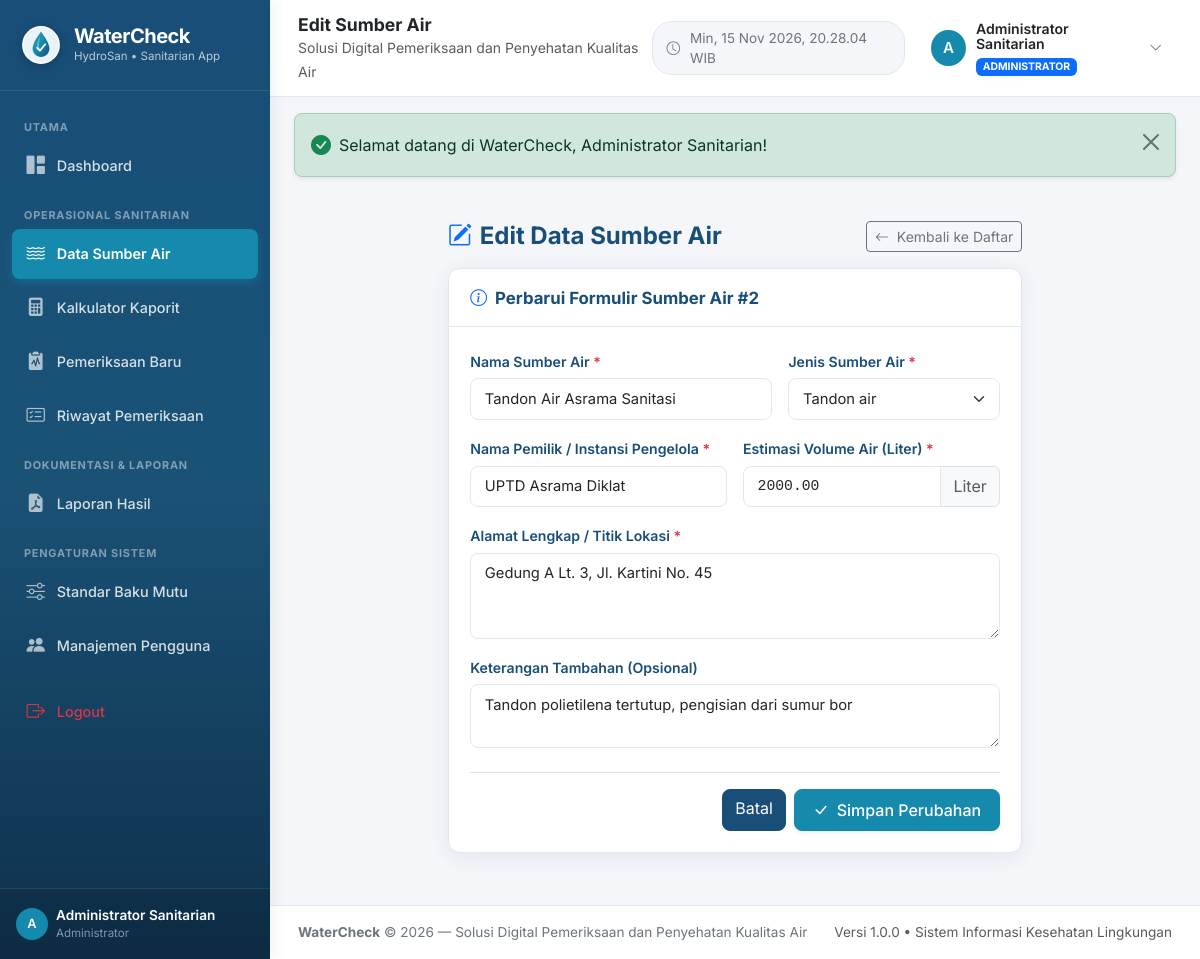
The page /pages/sumber_air/edit.php?id=2 (signed in) on the database its author committed.
### tables this page shows
CREATE TABLE `sumber_air` (
  `id` INT AUTO_INCREMENT PRIMARY KEY,
  `nama_sumber` VARCHAR(150) NOT NULL,
  `jenis_sumber` VARCHAR(50) NOT NULL,
  `pemilik` VARCHAR(150) NOT NULL,
  `lokasi` TEXT NOT NULL,
  `volume` DECIMAL(12,2) NOT NULL DEFAULT 0.00,
  `keterangan` TEXT NULL,
  `created_at` TIMESTAMP DEFAULT CURRENT_TIMESTAMP,
  `updated_at` TIMESTAMP DEFAULT CURRENT_TIMESTAMP ON UPDATE CURRENT_TIMESTAMP,
  INDEX `idx_sumber_nama` (`nama_sumber`),
  INDEX `idx_sumber_jenis` (`jenis_sumber`)
);

### pages/sumber_air/edit.php (the view, shortened to what this page needs)
<?php
require_once __DIR__ . '/../../includes/header.php';
require_once __DIR__ . '/../../includes/sidebar.php';
require_once __DIR__ . '/../../includes/navbar.php';
$id = (int)($_GET['id'] ?? 0);
$stmt = $pdo->prepare("SELECT * FROM sumber_air WHERE id = :id LIMIT 1");
$stmt->execute([':id' => $id]);
$sumber = $stmt->fetch();
$namaSumber  = $sumber['nama_sumber'];
$jenisSumber = $sumber['jenis_sumber'];
$pemilik     = $sumber['pemilik'];
$lokasi      = $sumber['lokasi'];
$volume      = $sumber['volume'];
$keterangan  = $sumber['keterangan'] ?? '';
$daftarJenis = ['Sumur gali', 'Sumur bor', 'Mata air', 'Tandon air', 'Penampungan air lainnya'];
?>
<div class="row justify-content-center">
    <div class="col-lg-8">
        <div class="d-flex align-items-center justify-content-between mb-3">
            <h4 class="fw-bold mb-0" style="color: #184e77;">
                <i class="bi bi-pencil-square text-primary me-2"></i>Edit Data Sumber Air
            </h4>
            <a href="<?= BASE_URL; ?>pages/sumber_air/index.php" class="btn btn-outline-secondary btn-sm">
                <i class="bi bi-arrow-left me-1"></i> Kembali ke Daftar
            </a>
        </div>
        <div class="card-wc">
            <div class="card-wc-header">
                <h6 class="card-wc-title">
                    <i class="bi bi-info-circle text-primary"></i> Perbarui Formulir Sumber Air #<?= $id; ?>
                </h6>
            </div>
            <div class="card-wc-body">
                <form action="" method="POST" autocomplete="off">
                    <div class="row g-3">
                        <div class="col-md-7">
                            <label for="nama_sumber" class="form-label">Nama Sumber Air <span class="text-danger">*</span></label>
                            <input type="text" class="form-control" id="nama_sumber" name="nama_sumber" value="<?= htmlspecialchars($namaSumber); ?>" required>
                        </div>
                        <div class="col-md-5">
                            <label for="jenis_sumber" class="form-label">Jenis Sumber Air <span class="text-danger">*</span></label>
                            <select class="form-select" id="jenis_sumber" name="jenis_sumber" required>
                                <?php foreach ($daftarJenis as $j): ?>
                                    <option value="<?= htmlspecialchars($j); ?>" <?= ($jenisSumber === $j) ? 'selected' : ''; ?>>
                                        <?= htmlspecialchars($j); ?>
                                    </option>
                                <?php endforeach; ?>
                            </select>
                        </div>
                        <div class="col-md-6">
                            <label for="pemilik" class="form-label">Nama Pemilik / Instansi Pengelola <span class="text-danger">*</span></label>
                            <input type="text" class="form-control" id="pemilik" name="pemilik" value="<?= htmlspecialchars($pemilik); ?>" required>
                        </div>
                        <div class="col-md-6">
                            <label for="volume" class="form-label">Estimasi Volume Air (Liter) <span class="text-danger">*</span></label>
                            <div class="input-group">
                                <input type="number" step="0.01" min="0" class="form-control font-monospace" id="volume" name="volume" value="<?= htmlspecialchars((string)$volume); ?>" required>
                                <span class="input-group-text bg-light text-muted">Liter</span>
                            </div>
                        </div>
                        <div class="col-12">
                            <label for="lokasi" class="form-label">Alamat Lengkap / Titik Lokasi <span class="text-danger">*</span></label>
                            <textarea class="form-control" id="lokasi" name="lokasi" rows="3" required><?= htmlspecialchars($lokasi); ?></textarea>
                        </div>
                        <div class="col-12">
                            <label for="keterangan" class="form-label">Keterangan Tambahan (Opsional)</label>
                            <textarea class="form-control" id="keterangan" name="keterangan" rows="2"><?= htmlspecialchars($keterangan); ?></textarea>
                        </div>
                    </div>
                    <div class="d-flex justify-content-end gap-2 mt-4 pt-3 border-top">
                        <a href="<?= BASE_URL; ?>pages/sumber_air/index.php" class="btn btn-secondary">
                            Batal
                        </a>
                        <button type="submit" class="btn btn-primary shadow-sm">
                            <i class="bi bi-check-lg me-1"></i> Simpan Perubahan
                        </button>
                    </div>
                </form>
            </div>
        </div>
    </div>
</div>
<?php
require_once __DIR__ . '/../../includes/footer.php';
?>

### assets/css/style.css (style rules this page uses)
:root { --wc-primary: #168aad; --wc-primary-dark: #184e77; --wc-primary-hover: #1a759f; --wc-accent: #52b69a; --wc-accent-light: #d8f3dc; --wc-bg: #f4f6f9; --wc-sidebar-bg: #184e77; --wc-sidebar-hover: #1e6091; --wc-sidebar-active: #168aad; --wc-text-main: #2b2d42; --wc-text-muted: #6c757d; --wc-success: #2a9d8f; --wc-warning: #e9c46a; --wc-danger: #e76f51; --wc-border: #e2e8f0; --wc-radius: 12px; --wc-shadow: 0 4px 20px rgba(24, 78, 119, 0.08); }
body { font-family: 'Inter', -apple-system, BlinkMacSystemFont, 'Segoe UI', Roboto, Helvetica, Arial, sans-serif; background-color: var(--wc-bg); color: var(--wc-text-main); min-height: 100vh; overflow-x: hidden; }
a { color: var(--wc-primary); text-decoration: none; transition: all 0.2s ease; }
.btn-primary { background-color: var(--wc-primary); border-color: var(--wc-primary); color: #fff; border-radius: 8px; font-weight: 500; padding: 0.5rem 1.1rem; transition: all 0.2s; }
.btn-secondary { background-color: var(--wc-primary-dark); border-color: var(--wc-primary-dark); border-radius: 8px; color: #fff; }
.card-wc { background: #ffffff; border: 1px solid var(--wc-border); border-radius: var(--wc-radius); box-shadow: var(--wc-shadow); margin-bottom: 1.5rem; transition: transform 0.2s ease, box-shadow 0.2s ease; }
.card-wc-header { padding: 1.15rem 1.35rem; border-bottom: 1px solid var(--wc-border); display: flex; align-items: center; justify-content: space-between; }
.card-wc-title { margin: 0; font-size: 1.05rem; font-weight: 700; color: var(--wc-primary-dark); display: flex; align-items: center; gap: 8px; }
.card-wc-body { padding: 1.35rem; }
.form-label { font-weight: 600; font-size: 0.88rem; color: var(--wc-primary-dark); margin-bottom: 0.4rem; }
.form-control, .form-select { border-radius: 8px; border: 1px solid var(--wc-border); padding: 0.55rem 0.85rem; font-size: 0.92rem; transition: border-color 0.15s ease-in-out, box-shadow 0.15s ease-in-out; }

### rows shown on the page
sumber_air: nama_sumber "Tandon Air Asrama Sanitasi", jenis_sumber "Tandon air", pemilik "UPTD Asrama Diklat", volume "2000.00", lokasi "Gedung A Lt. 3, Jl. Kartini No. 45", keterangan "Tandon polietilena tertutup, pengisian dari sumur bor"

### other values the page prints
APP_NAME "WaterCheck"
APP_ALT_NAME "HydroSan"
substr($currentUser['nama'] ?? 'U', 0, 1) "A"
$currentUser['nama'] "Administrator Sanitarian"
$pageTitle "Edit Sumber Air"
APP_TAGLINE "Solusi Digital Pemeriksaan dan Penyehatan Kualitas Air"
$flash['message'] "Selamat datang di WaterCheck, Administrator Sanitarian!"
$id "2"
APP_VERSION "1.0.0"
